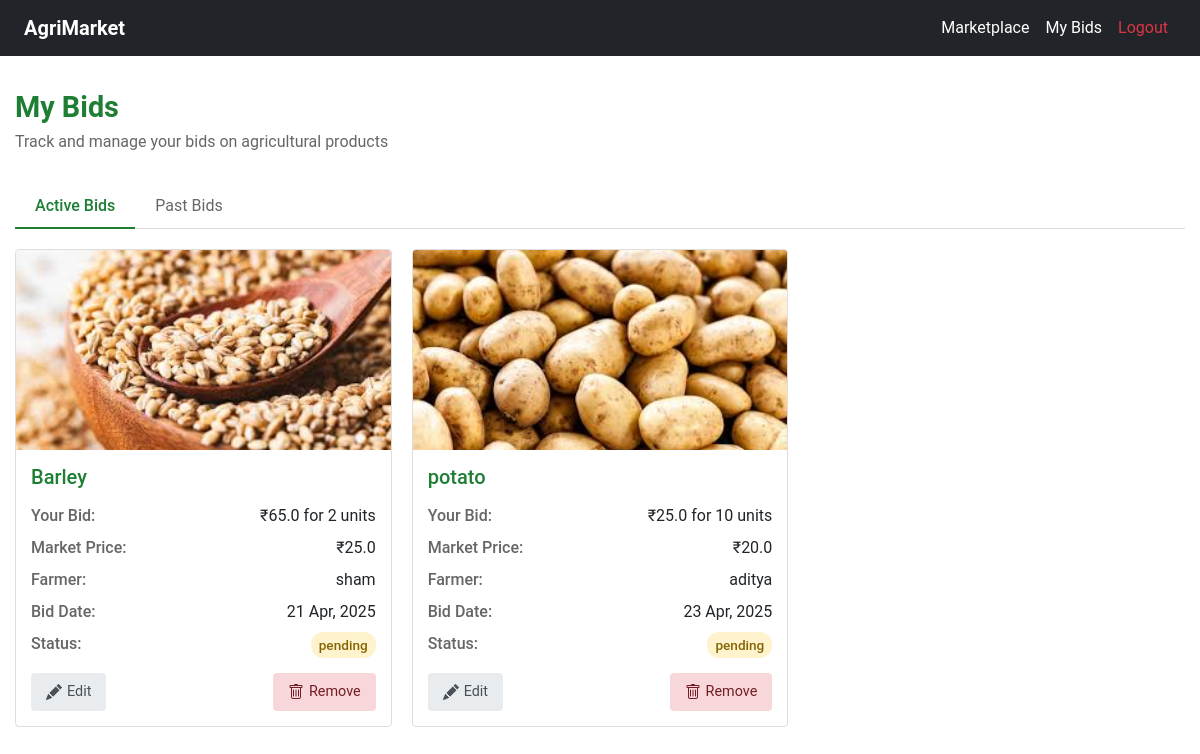
Screenshot of /my-bids/ (signed in) with the database file from the repository.
### bidding/models.py (models this page shows, shortened)
class Bid(models.Model):
    STATUS_CHOICES = [
        ('pending', 'Pending'),
        ('approved', 'Approved'),
        ('rejected', 'Rejected'),
    ]
    buyer = models.ForeignKey(User, on_delete=models.CASCADE)
    product = models.ForeignKey(Product, on_delete=models.CASCADE)
    offered_price = models.FloatField()
    quantity = models.IntegerField()
    status = models.CharField(max_length=10, choices=STATUS_CHOICES, default='pending')
    timestamp = models.DateTimeField(auto_now_add=True)

### products/models.py (models this page shows)
class Product(models.Model):
    name = models.CharField(max_length=100)
    price = models.FloatField()
    quantity = models.IntegerField()
    farmer = models.ForeignKey(User, on_delete=models.CASCADE)
    lat = models.FloatField()
    lng = models.FloatField()
    created_at = models.DateTimeField(auto_now_add=True)
    image = models.ImageField(upload_to='product_images/', null=True, blank=True)

### users/models.py (models this page shows, shortened)
class User(AbstractUser):
    ROLE_CHOICES = (
        ('farmer', 'Farmer'),
        ('buyer', 'Buyer'),
        ('admin', 'Admin'),
    )
    role = models.CharField(max_length=10, choices=ROLE_CHOICES, default='farmer')
    def is_buyer(self):
        return self.role == 'buyer'
    location = models.CharField(max_length=255)
    lat = models.FloatField(default=0.0)
    lng = models.FloatField(default=0.0)

### bidding/views.py (the view)
# urls.py: path("my-bids/", bviews.my_bids, name="my_bids"),
@login_required
def my_bids(request):
    if not request.user.is_buyer():
        return redirect('home')
    all_bids = Bid.objects.filter(buyer=request.user).select_related('product')
    active_bids = all_bids.filter(status='pending')
    past_bids = all_bids.filter(status__in=['approved', 'rejected'])
    return render(request, 'my_bids.html', {
        'active_bids': active_bids,
        'past_bids': past_bids,
    })

### templates/my_bids.html (shortened to what this page needs)
{% extends "base.html" %}
{% block content %}
<head>
    <link rel="stylesheet" href="/static/css/buyer.css">
</head>
<body>
    <div class="my-bids-container">
        <div class="bids-header">
            <h1 class="page-title">My Bids</h1>
            <p class="page-description">Track and manage your bids on agricultural products</p>
        </div>
        <div class="bids-tabs">
            <button class="tab-button active" data-tab="active">Active Bids</button>
            <button class="tab-button" data-tab="past">Past Bids</button>
        </div>
        <div class="tab-content active" id="active-bids">
            {% if active_bids %}
                <div class="bids-grid">
                    {% for bid in active_bids %}
                    <div class="bid-card">
                        <div class="product-image">
                            <img src="{{ bid.product.image.url }}" alt="{{ bid.product.name }}">
                        </div>
                        <div class="bid-details">
                            <h3 class="product-name">{{ bid.product.name }}</h3>
                            <div class="detail-row">
                                <span class="label">Your Bid:</span>
                                <span class="value">₹{{ bid.offered_price }} for {{ bid.quantity }} units</span>
                            </div>
                            <div class="detail-row">
                                <span class="label">Market Price:</span>
                                <span class="value">₹{{ bid.product.price }}</span>
                            </div>
                            <div class="detail-row">
                                <span class="label">Farmer:</span>
                                <span class="value">{{ bid.product.farmer.username }}</span>
                            </div>
                            <div class="detail-row">
                                <span class="label">Bid Date:</span>
                                <span class="value">{{ bid.timestamp|date:"d M, Y" }}</span>
                            </div>
                            <div class="detail-row">
                                <span class="label">Status:</span>
                                <span class="status-badge {{ bid.status|lower }}">{{ bid.status }}</span>
                            </div>
                            <div class="bid-actions">
                                <button class="edit-btn" data-bid-id="{{ bid.id }}" data-price="{{ bid.price }}" data-quantity="{{ bid.quantity }}">
                                    Edit
                                </button>
                                <button class="remove-btn" data-bid-id="{{ bid.id }}">
                                    Remove
                                </button>
                            </div>
                        </div>
                    </div>
                    {% endfor %}
                </div>
            {% else %}
                <div class="no-bids-message">
                    <p>You don't have any active bids at the moment.</p>
                    <a href="{% url 'buyer' %}" class="browse-btn">Browse Products</a>
                </div>
            {% endif %}
        </div>
    </div>
</body>
{% endblock content %}

### templates/base.html (shortened to what this page needs)
<!DOCTYPE html>
<html lang="en">
  <head>
    <link rel="stylesheet" href="/static/css/base.css">
    <link rel="stylesheet" href="/static/css/navbar.css">
    <link
      href="https://cdn.jsdelivr.net/npm/bootstrap@5.3.3/dist/css/bootstrap.min.css"
      rel="stylesheet"
    />
    <link rel="stylesheet" href="https://cdn.jsdelivr.net/npm/bootstrap-icons@1.11.1/font/bootstrap-icons.css">
  </head>
  <body class="d-flex flex-column min-vh-100">
    {% include "navbar.html" %}
    <main class="flex-grow-1">
        {% block content %}{% endblock content %}
    </main>
  </body>
</html>

### templates/navbar.html (shortened to what this page needs)
<nav class="navbar navbar-expand-lg navbar-dark bg-dark px-4 fixed-top">
    <a class="navbar-brand" href="{% url 'home' %}">AgriMarket</a>
    <div class="collapse navbar-collapse justify-content-end" id="navbarNavDropdown">
        <ul class="navbar-nav">
            {% if user.is_authenticated %}
                {% if user.role == 'admin' %}
                    <li class="nav-item"><a class="nav-link" href="{% url 'admin' %}">Admin Dashboard</a></li>
                    <li class="nav-item"><a class="nav-link" href="{% url 'manage_users' %}">Manage Users</a></li>
                    <li class="nav-item"><a class="nav-link" href="{% url 'manage_products' %}">Manage Products</a></li>
                    <li class="nav-item"><a class="nav-link" href="{% url 'manage_bids' %}">Manage Bids</a></li>
                {% elif user.role == 'farmer' %}
                    <li class="nav-item"><a class="nav-link" href="{% url 'farmer' %}">My Products</a></li>
                    <li class="nav-item"><a class="nav-link" href="{% url 'add-product' %}">Add Product</a></li>
                {% elif user.role == 'buyer' %}
                    <li class="nav-item"><a class="nav-link" href="{% url 'buyer' %}">Marketplace</a></li>
                    <li class="nav-item"><a class="nav-link" href="{% url 'my_bids' %}">My Bids</a></li>
                {% endif %}
                <li class="nav-item">
                    <a class="nav-link text-danger" href="{% url 'logout' %}">Logout</a>
                </li>
            {% else %}
                <li class="nav-item"><a class="nav-link" href="{% url 'login' %}">Login</a></li>
                <li class="nav-item"><a class="nav-link" href="{% url 'register' %}">Register</a></li>
            {% endif %}
        </ul>
    </div>
</nav>

### static/css/base.css (style rules this page uses)
* { font-family: "Roboto", sans-serif !important; }

### static/css/navbar.css (style rules this page uses)
.navbar { background-color: #1c1c1c; font-family: 'Roboto', sans-serif; color: white; }
.navbar-brand { font-weight: bold; color: #28a745; }
.navbar-nav .nav-link { color: white; }

### static/css/buyer.css (style rules this page uses)
body { padding-top: 70px; }
.my-bids-container { max-width: 1200px; margin: 20px auto; padding: 0 15px; }
.bids-header { margin-bottom: 30px; }
.page-title { font-size: 1.8rem; margin-bottom: 5px; color: #1e7e34; font-weight: 600; }
.page-description { color: #666; margin: 0; }
.bids-tabs { display: flex; margin-bottom: 20px; border-bottom: 1px solid #ddd; }
.tab-button { padding: 10px 20px; background: none; border: none; font-size: 1rem; cursor: pointer; position: relative; color: #666; }
.tab-button.active { color: #1e7e34; font-weight: 500; }
.tab-button.active:after { content: ''; position: absolute; bottom: -1px; left: 0; width: 100%; height: 2px; background-color: #1e7e34; }
.tab-content { display: none; }
.tab-content.active { display: block; }
.bids-grid { display: grid; grid-template-columns: repeat(auto-fill, minmax(350px, 1fr)); gap: 20px; }
.bid-card { border: 1px solid #ddd; border-radius: 4px; overflow: hidden; background-color: white; transition: transform 0.2s, box-shadow 0.2s; }
.product-image { height: 200px; overflow: hidden; }
.product-image img { width: 100%; height: 100%; object-fit: cover; }
.bid-details { padding: 15px; }
.product-name { font-size: 1.25rem; margin-top: 0; margin-bottom: 15px; color: #1e7e34; }
.detail-row { display: flex; justify-content: space-between; margin-bottom: 8px; }
.label { color: #666; font-weight: 500; }
.value { font-weight: 400; text-align: right; }
.status-badge { padding: 3px 8px; border-radius: 12px; font-size: 0.85rem; font-weight: 500; }
.status-badge.pending { background-color: #fff3cd; color: #856404; }
.bid-actions { display: flex; justify-content: space-between; margin-top: 15px; }
.edit-btn, .remove-btn { display: flex; align-items: center; gap: 5px; padding: 8px 15px; border-radius: 4px; border: none; cursor: pointer; font-size: 0.9rem; transition: background-color 0.2s; }
.edit-btn { background-color: #e9ecef; color: #495057; }
.remove-btn { background-color: #f8d7da; color: #721c24; }

### rows the page displays
Bid: product.image (picture), product.name "Barley", offered_price "65.0", quantity "2", product.price "25.0", product.farmer.username "sham", timestamp "21 Apr, 2025", status "pending"
Bid: product.image (picture), product.name "potato", offered_price "25.0", quantity "10", product.price "20.0", product.farmer.username "aditya", timestamp "23 Apr, 2025", status "pending"
